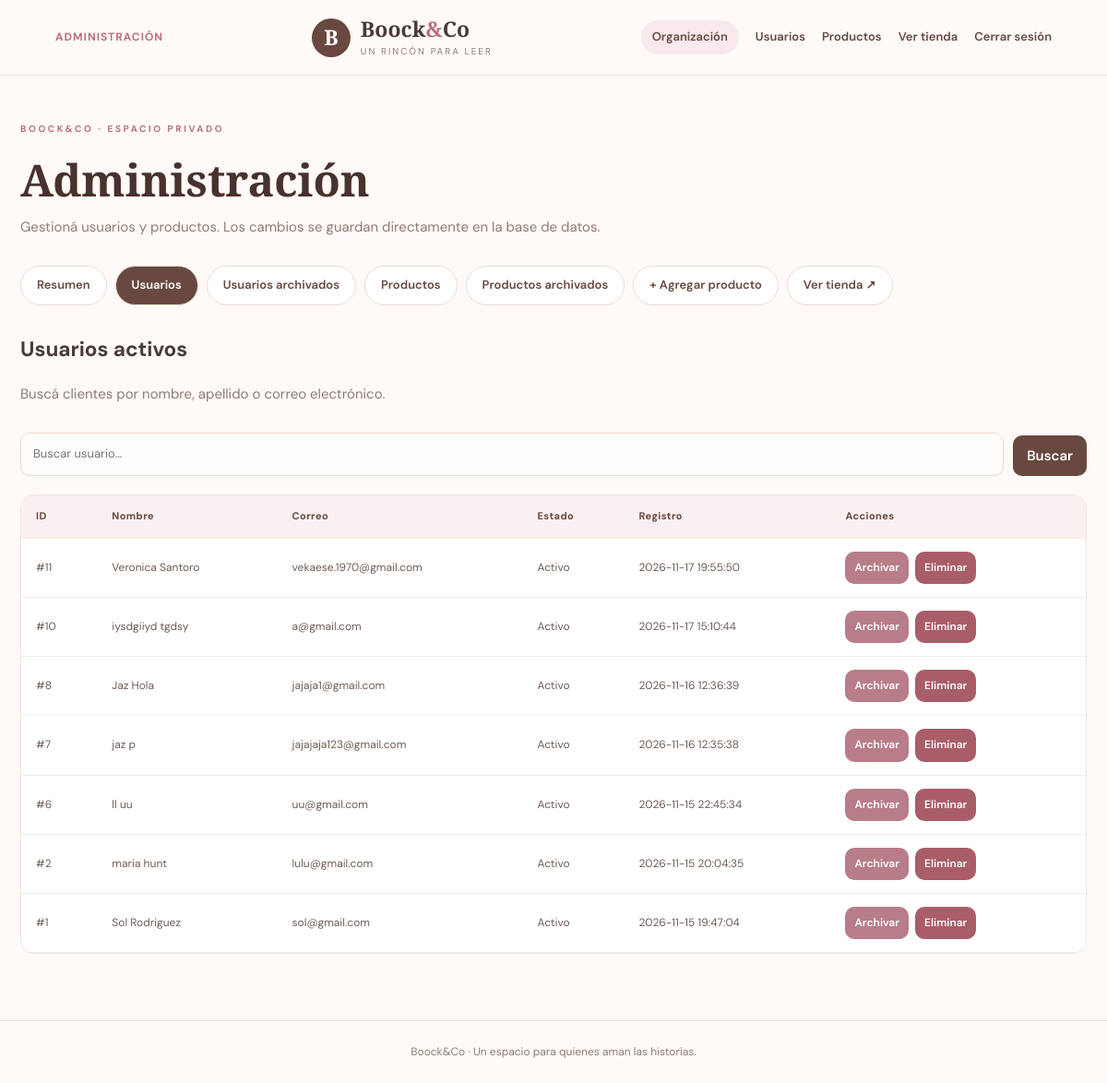
/BoockCo/admin/index.php?seccion=usuarios (signed in), run on the app's committed database.
### tables this page shows
CREATE TABLE `usuarios` (
  `id_usuario` int(11) NOT NULL,
  `nombre` varchar(100) NOT NULL,
  `apellido` varchar(100) NOT NULL,
  `email` varchar(150) NOT NULL,
  `password_hash` varchar(255) NOT NULL,
  `rol` enum('cliente','admin') DEFAULT 'cliente',
  `estado` enum('activo','suspendido','pendiente') DEFAULT 'activo',
  `fecha_creacion` timestamp NULL DEFAULT current_timestamp(),
  `ultima_actualizacion` timestamp NULL DEFAULT current_timestamp() ON UPDATE current_timestamp()
);

### BoockCo/includes/funciones.php (called while the page is built, shortened)
<?php
function e(?string $value): string {
    return htmlspecialchars((string)$value, ENT_QUOTES | ENT_SUBSTITUTE, 'UTF-8');
}
function current_user(): ?array {
    return $_SESSION['user'] ?? null;
}

### BoockCo/admin/index.php (the view, shortened to what this page needs)
<?php
$pdo = db();
$section = $_GET['seccion'] ?? 'resumen';
$search=trim($_GET['q']??'');
$users=[]; $products=[]; $categories=[];
if (in_array($section,['usuarios','archivados'],true)) {
    $sql="SELECT id_usuario,nombre,apellido,email,rol,estado,fecha_creacion FROM usuarios WHERE rol='cliente' AND ".($section==='archivados' ? "estado='suspendido'" : "estado IN ('activo','pendiente')");
    $params=[];
    $sql.=" ORDER BY id_usuario DESC";
    $q=$pdo->prepare($sql);$q->execute($params);$users=$q->fetchAll();
}
$counts=$pdo->query("SELECT COUNT(*) total,SUM(estado='activo') activos,SUM(estado='suspendido') suspendidos FROM usuarios WHERE rol='cliente'")->fetch();
$productCounts=$pdo->query("SELECT COUNT(*) total,SUM(activo=1) activos,SUM(activo=0) archivados FROM productos")->fetch();
require dirname(__DIR__).'/includes/header.php';
?>
<div class="admin-wrap">
<section class="page-heading"><p class="eyebrow">BOOCK&CO · ESPACIO PRIVADO</p><h1>Administración</h1><p>Gestioná usuarios y productos. Los cambios se guardan directamente en la base de datos.</p></section>
<nav class="admin-nav">
<a class="<?= $section==='resumen'?'active':'' ?>" href="?seccion=resumen">Resumen</a>
<a class="<?= $section==='usuarios'?'active':'' ?>" href="?seccion=usuarios">Usuarios</a>
<a class="<?= $section==='archivados'?'active':'' ?>" href="?seccion=archivados">Usuarios archivados</a>
<a class="<?= $section==='productos'?'active':'' ?>" href="?seccion=productos">Productos</a>
<a class="<?= $section==='productos_archivados'?'active':'' ?>" href="?seccion=productos_archivados">Productos archivados</a>
<a class="<?= $section==='nuevo_producto'?'active':'' ?>" href="?seccion=nuevo_producto">+ Agregar producto</a>
<a href="<?= BASE_URL ?>/tienda.php">Ver tienda ↗</a>
</nav>
<?php if($section==='resumen'): ?>
<div class="admin-stats">
<div class="admin-stat"><span>Clientes registrados</span><strong><?= (int)$counts['total'] ?></strong></div>
<div class="admin-stat"><span>Clientes activos</span><strong><?= (int)$counts['activos'] ?></strong></div>
<div class="admin-stat"><span>Clientes archivados</span><strong><?= (int)$counts['suspendidos'] ?></strong></div>
<div class="admin-stat"><span>Productos activos</span><strong><?= (int)$productCounts['activos'] ?></strong></div>
</div>
<div class="admin-panel"><h2>Panel de control</h2><p>Desde acá podés administrar las cuentas de clientes y mantener actualizado el catálogo de Boock&Co.</p><p class="admin-note">Las contraseñas están protegidas mediante hash y no se pueden recuperar en texto legible. Podés administrar el estado de cada cuenta sin acceder a su contraseña.</p></div>
<?php elseif(in_array($section,['usuarios','archivados'],true)): ?>
<section class="page-heading"><h2><?= $section==='usuarios'?'Usuarios activos':'Usuarios archivados' ?></h2><p>Buscá clientes por nombre, apellido o correo electrónico.</p></section>
<form class="admin-tools" method="get"><input type="hidden" name="seccion" value="<?= e($section) ?>"><label><input name="q" placeholder="Buscar usuario..." value="<?= e($search) ?>"></label><button>Buscar</button></form>
<div class="table-wrap"><table class="admin-table"><thead><tr><th>ID</th><th>Nombre</th><th>Correo</th><th>Estado</th><th>Registro</th><th>Acciones</th></tr></thead><tbody>
<?php foreach($users as $u): ?><tr><td>#<?= (int)$u['id_usuario'] ?></td><td><?= e($u['nombre'].' '.$u['apellido']) ?></td><td><?= e($u['email']) ?></td><td><?= e($u['estado']==='suspendido'?'Archivado':($u['estado']==='pendiente'?'Pendiente':'Activo')) ?></td><td><?= e($u['fecha_creacion']) ?></td><td><div class="admin-actions">
<?php if($section==='usuarios'): ?><form method="post"><input type="hidden" name="csrf" value="<?= e(csrf_token()) ?>"><input type="hidden" name="id" value="<?= (int)$u['id_usuario'] ?>"><button name="action" value="user_archive" class="soft" onclick="return confirm('¿Archivar este usuario?')">Archivar</button></form><?php else: ?><form method="post"><input type="hidden" name="csrf" value="<?= e(csrf_token()) ?>"><input type="hidden" name="id" value="<?= (int)$u['id_usuario'] ?>"><button name="action" value="user_restore">Desarchivar</button></form><?php endif; ?>
<form method="post"><button name="action" value="user_delete" class="danger" onclick="return confirm('¿Eliminar definitivamente este usuario?')">Eliminar</button></form>
</div></td></tr><?php endforeach; ?><?php if(!$users): ?><tr><td colspan="6">No hay usuarios en esta sección.</td></tr><?php endif; ?>
</tbody></table></div>
<?php elseif($section==='nuevo_producto'): ?>
<section class="admin-panel"><h2>Agregar producto</h2><p class="admin-note">El producto se insertará en la tabla productos y aparecerá en el catálogo según su categoría.</p><?php $formAction='product_create'; $edit=null; require __DIR__.'/_product_form.php'; ?></section>
<?php endif; ?>
</div>
<?php require dirname(__DIR__).'/includes/footer.php'; ?>

### BoockCo/includes/header.php (shortened to what this page needs)
<?php
require_once __DIR__ . '/funciones.php';
$user = current_user();
$isAdmin = $user && (($user['rol'] ?? '') === 'admin');
$isAdminArea = strpos($_SERVER['PHP_SELF'] ?? '', '/admin/') !== false && $isAdmin;
?>
<!DOCTYPE html>
<html lang="es">
<head>
    <link rel="stylesheet" href="<?= BASE_URL ?>/assets/style.css">
</head>
<body>
<header class="topbar">
    <?php if (!$isAdminArea): ?><button class="menu-toggle" id="menuToggle" aria-label="Abrir menú" aria-expanded="false">☰</button><?php else: ?><span class="admin-top-label">ADMINISTRACIÓN</span><?php endif; ?>
    <a class="brand" href="<?= BASE_URL ?>/<?= $isAdminArea ? 'admin/index.php' : 'tienda.php' ?>"><span class="brand-mark">B</span><span>Boock<span class="brand-amp">&</span>Co<small>un rincón para leer</small></span></a>
    <nav class="top-actions">
        <?php if ($user): ?>
            <?php if ($isAdminArea): ?>
                <a href="<?= BASE_URL ?>/admin/index.php" class="nav-action admin-link">Organización</a>
                <a href="<?= BASE_URL ?>/admin/index.php?seccion=usuarios" class="nav-action">Usuarios</a>
                <a href="<?= BASE_URL ?>/admin/index.php?seccion=productos" class="nav-action">Productos</a>
                <a href="<?= BASE_URL ?>/tienda.php" class="nav-action">Ver tienda</a>
                <a href="<?= BASE_URL ?>/logout.php" class="nav-action">Cerrar sesión</a>
            <?php endif; ?>
        <?php endif; ?>
    </nav>
</header>
<main class="main-content">

### BoockCo/includes/footer.php (shortened to what this page needs)
</main>
<footer class="footer">Boock&Co · Un espacio para quienes aman las historias.</footer>
</body>
</html>

### BoockCo/assets/style.css (style rules this page uses)
:root { --brown: #68483f; --brown-dark: #49312d; --rose: #d99aa8; --rose-dark: #b86f82; --pink-pale: #f8e9ec; --cream: #fffaf7; --beige: #eadbd1; --ink: #493b37; --muted: #8e7c76; --white: #fff; --shadow: 0 16px 45px rgba(94,61,54,.10); --page-background-image: none; }
* { box-sizing: border-box; }
body { margin: 0; background-color: var(--cream); background-image: linear-gradient(rgba(255, 250, 247, 0.82), rgba(255, 250, 247, 0.82)), var(--page-background-image); background-size: cover; background-position: center; background-attachment: fixed; color: var(--ink); font-family: "DM Sans",sans-serif; font-size: 15px; line-height: 1.6; }
a { color: inherit; text-decoration: none; }
button,input,textarea,select { font: inherit; }
button { cursor: pointer; }
input,textarea,select { width: 100%; border: 1px solid #e9dcd6; border-radius: 10px; background: #fffdfc; padding: 12px 13px; color: var(--ink); outline: none; font-size: 13px; }
.topbar { height: 82px; padding: 0 clamp(18px,5vw,72px); display: flex; align-items: center; justify-content: space-between; gap: 22px; background: rgba(255,250,247,.94); border-bottom: 1px solid #f0e4df; position: relative; z-index: 20; }
.brand { display: flex; align-items: center; gap: 11px; font-family: "Playfair Display",serif; font-size: 23px; font-weight: 700; line-height: 1; }
.brand-mark { width: 42px; height: 42px; display: grid; place-items: center; border-radius: 50%; background: var(--brown); color: #fff; font-size: 23px; }
.brand-amp { color: var(--rose-dark); }
.brand small { display: block; font: 10px "DM Sans",sans-serif; letter-spacing: 2px; text-transform: uppercase; color: var(--muted); margin-top: 6px; }
.top-actions { display: flex; align-items: center; gap: 18px; }
.nav-action { font-size: 13px; color: var(--brown); font-weight: 600; }
.main-content { width: min(1180px,calc(100% - 44px)); margin: 0 auto; min-height: calc(100vh - 150px); padding: 42px 0 72px; }
.footer { text-align: center; padding: 24px; color: var(--muted); font-size: 12px; border-top: 1px solid #f0e4df; }
.page-heading { margin: 8px 0 30px; }
.page-heading h1 { font: 600 clamp(34px,4vw,48px) "Playfair Display",serif; color: var(--brown-dark); margin: 0 0 7px; }
.page-heading>p:last-child { color: var(--muted); margin: 0; }
.admin-link { background: var(--pink-pale); padding: 8px 12px; border-radius: 20px; }
.table-wrap { overflow-x: auto; background: #fff; border: 1px solid #f0e5e0; border-radius: 15px; }
table { border-collapse: collapse; width: 100%; min-width: 720px; font-size: 12px; }
th,td { text-align: left; padding: 14px 16px; border-bottom: 1px solid #f3ebe7; }
th { background: #fbf0f1; color: var(--brown); font-size: 11px; letter-spacing: .4px; }
td { color: #6f5c56; }
.eyebrow { font-size: 10px; letter-spacing: 2.6px; font-weight: 700; color: var(--rose-dark); margin: 0 0 14px; }

### BoockCo/admin/index.php (style rules this page uses)
.admin-wrap { max-width:1180px;margin:auto }
.admin-nav { display:flex;gap:9px;flex-wrap:wrap;margin:24px 0 30px }
.admin-nav a { padding:10px 17px;border-radius:30px;border:1px solid var(--beige);background:#fff;color:var(--brown);font-weight:600;font-size:13px }
.admin-nav a.active,.admin-nav a:hover { background:var(--brown);color:#fff }
.admin-tools { display:flex;gap:10px;flex-wrap:wrap;align-items:end;margin:20px 0 }
.admin-tools label { flex:1;min-width:220px }
.admin-tools button,.admin-wrap .btn,.admin-actions button { border:0;border-radius:10px;padding:10px 15px;background:var(--brown);color:#fff;font-weight:600 }
.admin-actions { display:flex;gap:7px;flex-wrap:wrap }
.admin-actions form { display:inline }
.admin-actions button { font-size:12px;padding:8px 10px }
.admin-actions .danger { background:#a85d68 }
.admin-actions .soft { background:#b87d89 }
.admin-table td { vertical-align:middle }
.admin-table td:last-child { min-width:180px }
.admin-top-label { font-size:12px;letter-spacing:1px;color:var(--rose-dark);font-weight:700 }

### data on the page
usuarios: id_usuario "11", nombre+apellido "Veronica Santoro", email "vekaese.1970@gmail.com", estado "Activo", fecha_creacion "2026-11-17 19:55:50"
usuarios: id_usuario "10", nombre+apellido "iysdgiiyd tgdsy", email "a@gmail.com", estado "Activo", fecha_creacion "2026-11-17 15:10:44"
usuarios: id_usuario "8", nombre+apellido "Jaz Hola", email "jajaja1@gmail.com", estado "Activo", fecha_creacion "2026-11-16 12:36:39"
usuarios: id_usuario "7", nombre+apellido "jaz p", email "jajajaja123@gmail.com", estado "Activo", fecha_creacion "2026-11-16 12:35:38"
usuarios: id_usuario "6", nombre+apellido "ll uu", email "uu@gmail.com", estado "Activo", fecha_creacion "2026-11-15 22:45:34"
usuarios: id_usuario "2", nombre+apellido "maria hunt", email "lulu@gmail.com", estado "Activo", fecha_creacion "2026-11-15 20:04:35"
usuarios: id_usuario "1", nombre+apellido "Sol Rodriguez", email "sol@gmail.com", estado "Activo", fecha_creacion "2026-11-15 19:47:04"
